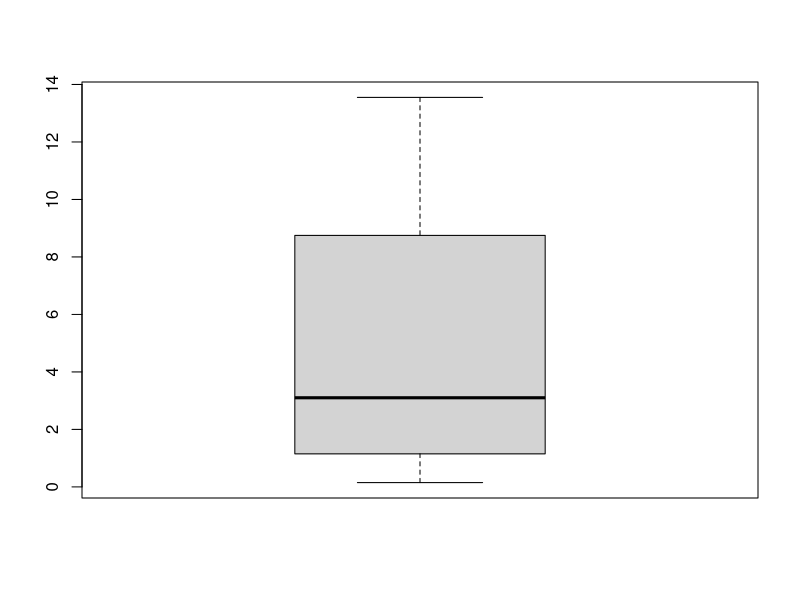
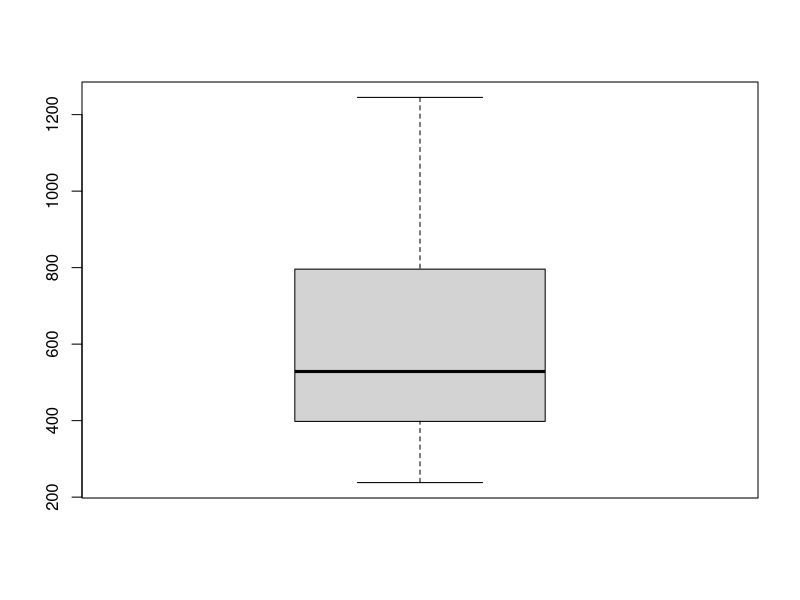

Source code (R) for these figures, in order:
## ---- chunk 1
dist<-c(12.5,29.9,14.8,18.7,7.6,16.2,16.5,27.4,12.1,17.5)
mean(dist)
median(dist)
## ---- chunk 2
alti<-c(342,1245,502,555,398,670,796,912,238,466)
mean(alti)
median(alti)
## ---- chunk 3
quantile(dist,probs=c(0.25,0.75),type=2)
## ---- chunk 4
quantile(alti,probs=c(0.25,0.75),type=2)
## ---- chunk 5
  quantile(dist,probs=c(0.75),type=2) - quantile(dist,probs=c(0.25),type=2)
## ---- chunk 6
  quantile(alti,probs=c(0.75),type=2) - quantile(alti,probs=c(0.25),type=2)
## ---- chunk 7
dist<-c(12.5,29.9,14.8,18.7,7.6,16.2,16.5,27.4,12.1,17.5)
m<-median(dist)
dist = dist - m
dist = abs(dist)
sum(dist)/length(dist)
## ---- chunk 8
boxplot(dist,range=1.5)
## ---- chunk 9
boxplot(alti,range=1.5)
## ---- chunk 10
weighted.mean(c(10,17.5,25),c(0.4,0.4,0.2))
